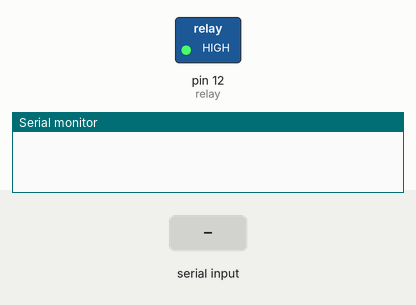
Simulated run of this sketch. Board: Arduino Uno, built with avr-gcc and run on an emulated ATmega328P. Parts: switched loads named in the sketch (green lamp = pin HIGH), the last lines printed to the serial monitor. The inputs (shaded band) are chosen by the test bench.

Above: at 1.2 s.
1.3 s: "1" received over the second serial link
At 2.0 s:
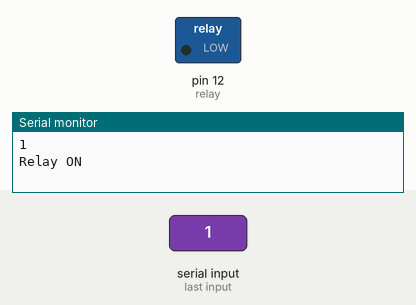
2.8 s: "0" received over the second serial link
At 3.1 s:
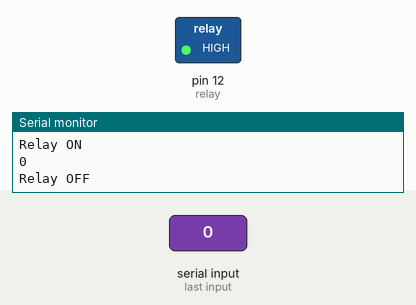
Timing chart, 0 to 5.8 s (numbered marks = the images above; inputs shaded):
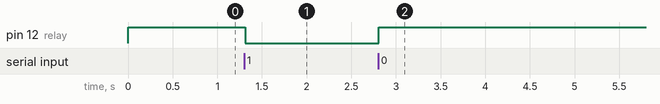

The sketch:

Program_untuk_Arduino.ino
```cpp
#include <SoftwareSerial.h>
SoftwareSerial mySerial(10,11); // RX, TX

String data;
char c;
const int relay = 12;

int pot = A0;
int valPot;
int val;

void setup() {
  // put your setup code here, to run once:
  Serial.begin(115200);
  mySerial.begin(115200);
  pinMode(relay, OUTPUT);
  digitalWrite(relay, HIGH);
  delay(10);
}

void loop() {
  // put your main code here, to run repeatedly:
  while (mySerial.available() > 0){
    delay(10);
    c = mySerial.read();
    data += c;
  }

  if (data.length() > 0){
    Serial.println(data);
    if (data == "1") {
      digitalWrite(relay, LOW);
      Serial.println("Relay ON");
    } else if (data == "0"){
      digitalWrite(relay, HIGH);
      Serial.println("Relay OFF");
    } else if (data == "r"){
      valPot = analogRead(pot);
      mySerial.print(valPot);
      Serial.println(valPot);
    }
    data = "";
  }

}
```

Measured:
- after the input at 1.3 s, pin 12 (relay): HIGH → LOW at once
- after the input at 2.8 s, pin 12 (relay): LOW → HIGH at once
